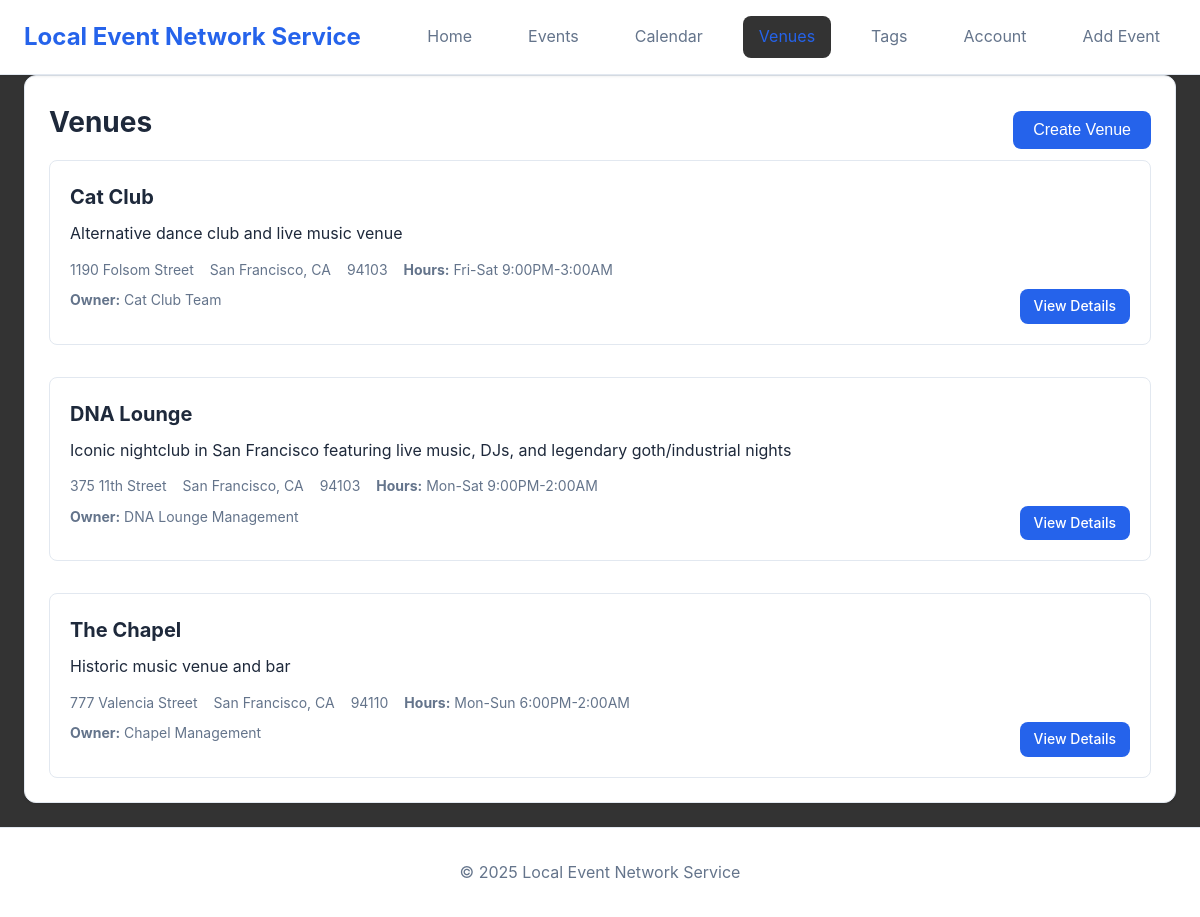
The app's page /venue-info.php with its own data.
### tables this page shows
CREATE TABLE IF NOT EXISTS venues (
    id INT UNSIGNED AUTO_INCREMENT PRIMARY KEY,
    name VARCHAR(255) NOT NULL,
    description TEXT,
    address VARCHAR(255),
    city VARCHAR(100),
    state VARCHAR(50),
    zip_code VARCHAR(20),
    owner_name VARCHAR(255) NOT NULL,
    deputies TEXT,
    image VARCHAR(255),
    open_times TEXT,
    tags TEXT,
    created_at TIMESTAMP DEFAULT CURRENT_TIMESTAMP,
    INDEX idx_name (name)
);

### includes/helpers.php (called while the page is built, shortened)
<?php
function e(?string $value): string
{
    return htmlspecialchars($value ?? '', ENT_QUOTES, 'UTF-8');
}

### includes/managers/VenueManager.php (called while the page is built, shortened)
<?php
class VenueManager
{
    private function hasColumn(string $table, string $column): bool
    {
        static $cache = [];
        $table = trim($table);
        $column = trim($column);
        if (!isset($cache[$table])) {
            $stmt = $this->db->query(sprintf('SHOW COLUMNS FROM `%s`', str_replace('`', '``', $table)));
            $cols = $stmt->fetchAll(PDO::FETCH_ASSOC) ?: [];
            $cache[$table] = array_map(static fn(array $c) => $c['Field'] ?? '', $cols);
        }
        return in_array($column, $cache[$table], true);
    }
    public function all(): array
    {
        $stmt = $this->db->query(
            'SELECT * FROM venues ORDER BY name ASC'
        );
        $venues = $stmt->fetchAll(PDO::FETCH_ASSOC);
        $hasTags = $this->hasColumn('venues', 'tags');
        $hasOpenTimes = $this->hasColumn('venues', 'open_times');
        return array_map(static function (array $venue) use ($hasTags, $hasOpenTimes): array {
            $deputies = json_decode($venue['deputies'] ?? '[]', true) ?: [];
            $tags = $hasTags ? (json_decode($venue['tags'] ?? '[]', true) ?: []) : [];
            return [
                'id' => (int) $venue['id'],
                'name' => $venue['name'],
                'address' => $venue['address'],
                'city' => $venue['city'],
                'state' => $venue['state'],
                'zip_code' => $venue['zip_code'],
                'description' => $venue['description'],
                'owner' => $venue['owner_name'],
                'deputies' => $deputies,
                'image' => $venue['image'],
                'open_times' => $hasOpenTimes ? ($venue['open_times'] ?? null) : null,
                'tags' => $tags,
                'created_at' => $venue['created_at'],
            ];
        }, $venues);
    }
}

### public/venue-info.php (the view, shortened to what this page needs)
<?php
require __DIR__ . '/../includes/helpers.php';
require __DIR__ . '/../includes/db.php';
require __DIR__ . '/../includes/managers/VenueManager.php';
$uploadDir = defined('UPLOAD_DIR') ? rtrim((string) UPLOAD_DIR, '/') : __DIR__ . '/uploads';
$siteName = SITE_NAME;
try {
    $pdo = Database::connect();
} catch (Throwable $e) {
    $pdo = null;
}
$venueManager = $pdo ? new VenueManager($pdo, $uploadDir) : null;
$venues = $venueManager ? $venueManager->all() : [];
?>
<!DOCTYPE html>
<html lang="en">
<head>
    <link rel="stylesheet" href="css/style.css">
    <link rel="stylesheet" href="css/venue-info.css">
    <link rel="stylesheet" href="https://unpkg.com/leaflet@1.9.4/dist/leaflet.css"/>
</head>
<body>
<header>
    <div class="container">
        <h1><a href="index.php"><?= e($siteName) ?></a></h1>
        <nav>
            <a href="index.php">Home</a>
            <a href="event-list.php">Events</a>
            <a href="calendar-7x5.php">Calendar</a>
            <a href="venue-info.php" class="active">Venues</a>
            <a href="tags.php">Tags</a>
            <a href="account.php">Account</a>
            <a href="add-event.php">Add Event</a>
        </nav>
    </div>
</header>
<main class="container">
    <section class="card">
        <div class="venue-header">
            <h2>Venues</h2>
            <button id="create-venue-btn" class="button">Create Venue</button>
        </div>
        <?php if ($venues): ?>
            <div class="venue-list" id="venue-list">
                <?php foreach ($venues as $v): ?>
                    <div class="venue-item" data-venue-id="<?= e((string)$v['id']) ?>" data-owner="<?= e((string)($v['owner'] ?? '')) ?>">
                        <h4><?= e($v['name']) ?></h4>
                        <?php if (!empty($v['description'])): ?><p><?= e($v['description']) ?></p><?php endif; ?>
                        <div class="venue-details">
                            <?php if (!empty($v['address'])): ?><span><?= e($v['address']) ?></span><?php endif; ?>
                            <?php if (!empty($v['city']) || !empty($v['state'])): ?><span><?= e(trim(($v['city'] ?? '') . ', ' . ($v['state'] ?? ''), ', ')) ?></span><?php endif; ?>
                            <?php if (!empty($v['zip_code'])): ?><span><?= e($v['zip_code']) ?></span><?php endif; ?>
                            <?php if (!empty($v['open_times'])): ?><span><strong>Hours:</strong> <?= e($v['open_times']) ?></span><?php endif; ?>
                        </div>
                        <div class="venue-meta venue-meta-actions">
                            <span><strong>Owner:</strong> <?= e((string)$v['owner']) ?></span>
                            <a href="venue-detail.php?venue=<?= urlencode($v['name']) ?>" class="button-small venue-detail-link">View Details</a>
                        </div>
                    </div>
                <?php endforeach; ?>
            </div>
        <?php else: ?>
            <p class="subtle">No venues yet. Click "Create Venue" to add one.</p>
        <?php endif; ?>
    </section>
</main>
<footer>
    <div class="container">
        <p>&copy; <?= date('Y') ?> <?= e($siteName) ?></p>
    </div>
</footer>
</body>
</html>

### public/css/style.css (style rules this page uses)
:root { --primary-color: #2563eb; --primary-hover: #1d4ed8; --secondary-color: #64748b; --success-color: #10b981; --error-color: #ef4444; --bg-color: #333333; --card-bg: #ffffff; --text-color: #1e293b; --text-subtle: #64748b; --border-color: #e2e8f0; --shadow: 0 1px 3px rgba(0, 0, 0, 0.1); --shadow-md: 0 4px 6px rgba(0, 0, 0, 0.1); }
* { margin: 0; padding: 0; box-sizing: border-box; }
body { font-family: -apple-system, BlinkMacSystemFont, 'Segoe UI', Roboto, Oxygen, Ubuntu, Cantarell, sans-serif; line-height: 1.6; color: var(--text-color); background: var(--bg-color); }
.container { max-width: 1200px; margin: 0 auto; padding: 0 1.5rem; }
header { background: var(--card-bg); border-bottom: 1px solid var(--border-color); box-shadow: var(--shadow); position: sticky; top: 0; z-index: 100; }
header .container { display: flex; justify-content: space-between; align-items: center; padding: 1rem 1.5rem; }
header h1 { font-size: 1.5rem; }
header h1 a { color: var(--primary-color); text-decoration: none; }
nav { display: flex; gap: 1.5rem; }
nav a { color: var(--secondary-color); text-decoration: none; padding: 0.5rem 1rem; border-radius: 0.5rem; transition: all 0.2s; }
nav a:hover, nav a.active { background: var(--bg-color); color: var(--primary-color); }
main { padding: 2rem 1.5rem; min-height: calc(100vh - 180px); }
footer { background: var(--card-bg); border-top: 1px solid var(--border-color); padding: 2rem 1.5rem; text-align: center; color: var(--text-subtle); }
.card { background: var(--card-bg); border-radius: 0.75rem; padding: 1.5rem; margin-bottom: 1.5rem; box-shadow: var(--shadow); border: 1px solid var(--border-color); }
.card h2, .card h3 { margin-bottom: 1rem; color: var(--text-color); }
.card h2 { font-size: 1.75rem; }
.button, .button-small { background: var(--primary-color); color: white; border: none; padding: 0.625rem 1.25rem; border-radius: 0.5rem; font-size: 1rem; font-weight: 500; cursor: pointer; transition: all 0.2s; text-decoration: none; display: inline-block; text-align: center; }
.button-small { padding: 0.375rem 0.875rem; font-size: 0.875rem; }
.event-item, .venue-item { padding: 1.25rem; border: 1px solid var(--border-color); border-radius: 0.5rem; margin-bottom: 1rem; }
.event-item:last-child, .venue-item:last-child { margin-bottom: 0; }
.event-details, .venue-details, .venue-meta { display: flex; flex-wrap: wrap; gap: 1rem; margin-top: 0.75rem; font-size: 0.875rem; color: var(--text-subtle); }
.venue-list { display: grid; gap: 1rem; }
.venue-item h4 { font-size: 1.25rem; margin-bottom: 0.5rem; }

### public/css/venue-info.css (style rules this page uses)
.venue-header { display: flex; align-items: center; justify-content: space-between; gap: 1rem; }
.venue-meta-actions { margin-top: 0.5rem; }
.venue-meta-actions button, .venue-meta-actions .venue-detail-link { margin-left: auto; }
.venue-detail-link { text-decoration: none; display: inline-block; }

### records on screen
venues: name "Cat Club", description "Alternative dance club and live music venue", address "1190 Folsom Street", city+state "San Francisco, CA", zip_code "94103", open_times "Fri-Sat 9:00PM-3:00AM", owner_name "Cat Club Team"
venues: name "DNA Lounge", description "Iconic nightclub in San Francisco featuring live music, DJs, and legendary goth/industrial nights", address "375 11th Street", city+state "San Francisco, CA", zip_code "94103", open_times "Mon-Sat 9:00PM-2:00AM", owner_name "DNA Lounge Management"
venues: name "The Chapel", description "Historic music venue and bar", address "777 Valencia Street", city+state "San Francisco, CA", zip_code "94110", open_times "Mon-Sun 6:00PM-2:00AM", owner_name "Chapel Management"

### other values on screen
$siteName "Local Event Network Service"
